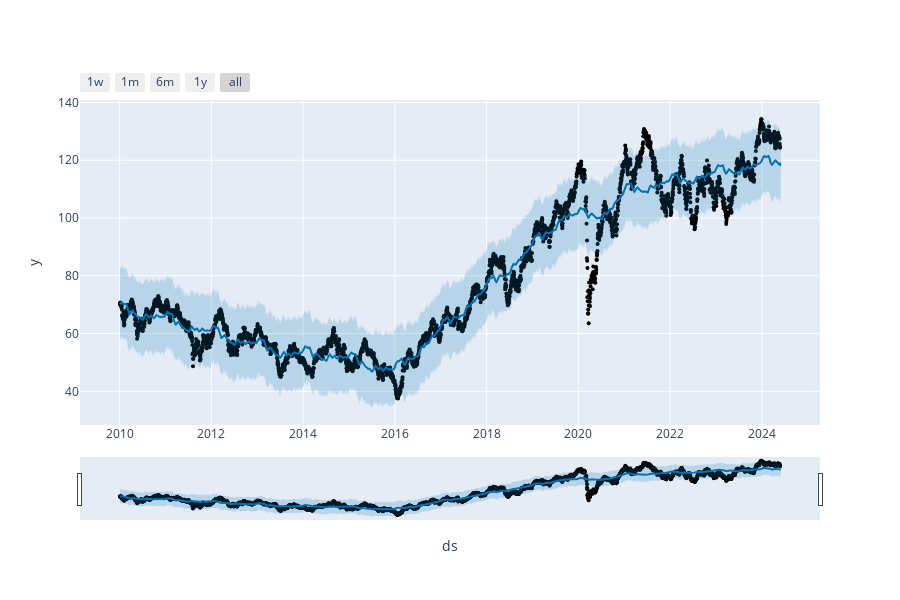

Source (notebook cell):
### Code cell
plot_plotly(model, forecast)

### Figure 1 — Plotly figure (JSON) as saved in the notebook; plotly's stock layout.template omitted (floating-point values rounded to 4 significant figures; data arrays with more than 128 entries replaced by an {"elided": "..."} marker saying what was removed)
{"data": [{"marker": {"color": "black", "size": 4}, "mode": "markers", "name": "Actual", "type": "scatter", "x": {"elided": "3566 str values"}, "y": {"elided": "3566 float values"}}, {"hoverinfo": "skip", "line": {"width": 0}, "mode": "lines", "type": "scatter", "x": {"elided": "3573 str values"}, "y": {"elided": "3573 float values"}}, {"fill": "tonexty", "fillcolor": "rgba(0, 114, 178, 0.2)", "line": {"color": "#0072B2", "width": 2}, "mode": "lines", "name": "Predicted", "type": "scatter", "x": {"elided": "3573 str values"}, "y": {"elided": "3573 float values"}}, {"fill": "tonexty", "fillcolor": "rgba(0, 114, 178, 0.2)", "hoverinfo": "skip", "line": {"width": 0}, "mode": "lines", "type": "scatter", "x": {"elided": "3573 str values"}, "y": {"elided": "3573 float values"}}], "layout": {"height": 600, "showlegend": false, "width": 900, "xaxis": {"rangeselector": {"buttons": [{"count": 7, "label": "1w", "step": "day", "stepmode": "backward"}, {"count": 1, "label": "1m", "step": "month", "stepmode": "backward"}, {"count": 6, "label": "6m", "step": "month", "stepmode": "backward"}, {"count": 1, "label": "1y", "step": "year", "stepmode": "backward"}, {"step": "all"}]}, "rangeslider": {"visible": true}, "title": {"text": "ds"}, "type": "date"}, "yaxis": {"title": {"text": "y"}}}}
